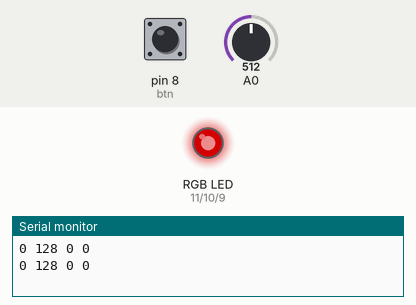
Recording of a sketch running on a simulated Arduino Uno, built with avr-gcc and run on an emulated ATmega328P. On the bench: an RGB LED mixed from three pins (HIGH = lit), the last lines printed to the serial monitor. Inputs (shaded band) come from the test bench; at power-on: A0 = 512, pin 8 (btn) LOW. Dim RGB values are drawn brighter than linear.

Above: at 1.8 s.
1.9 s: A0 set to 716
At 3.2 s:
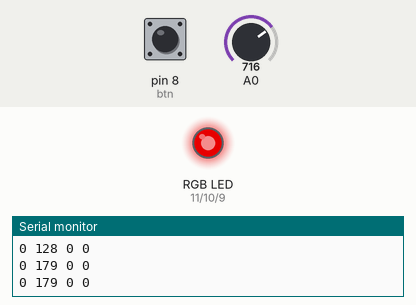
3.5 s: pin 8 (btn) pulled HIGH for 1.2 s
At 4.9 s:
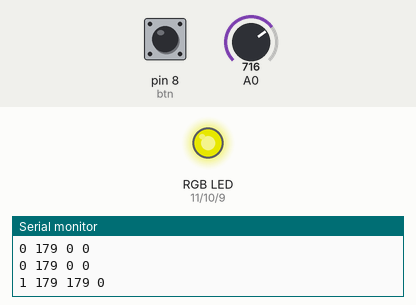
6.2 s: A0 set to 900
At 7.3 s:
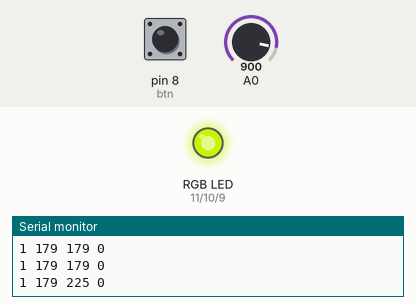
8.5 s: pin 8 (btn) pulled HIGH for 1.2 s
At 10.0 s:
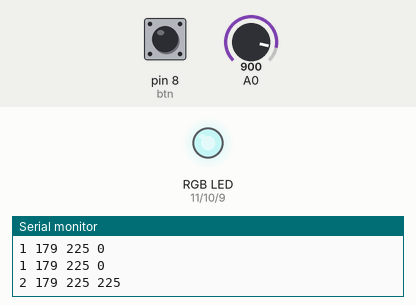
11.2 s: pin 8 (btn) pulled HIGH for 3.2 s
At 12.4 s:
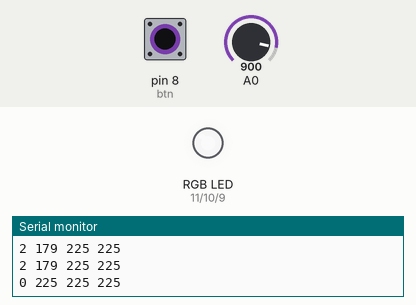
15.9 s: A0 set to 511
At 16.8 s:
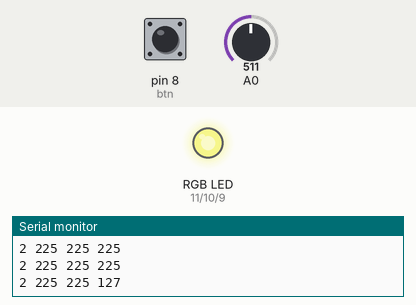
Timing chart, 0 to 18.5 s (numbered marks = the images above; inputs shaded):
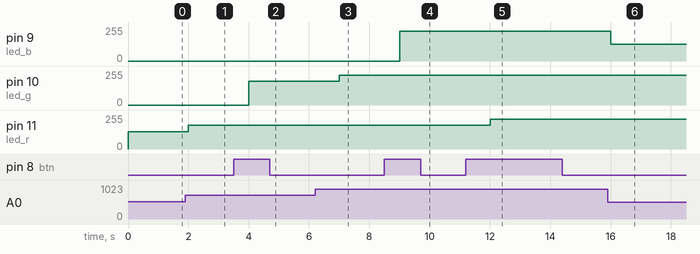

The sketch:

exam_0304.ino
```cpp
int btn_state =0;
int btn = 8;
int led_r = 11;
int led_g = 10;
int led_b = 9;
int brights[3] = {0,0,0};

void setup() {
  // put your setup code here, to run once:
  Serial.begin(9600);
  pinMode(btn, INPUT);
  pinMode(led_r, OUTPUT);
  pinMode(led_g, OUTPUT);
  pinMode(led_b, OUTPUT);
}

void loop() {
  // put your main code here, to run repeatedly:
//  int rand_r = random(255);
//  int rand_g = random(255);
//  int rand_b = random(255);
//
//  analogWrite(led_r,rand_r);
//  analogWrite(led_g,rand_g);
//  analogWrite(led_b,rand_b);
//  Serial.print(String(rand_r)+" "+String(rand_g)+" "+String(rand_b)+"\n");
//  delay(1000);
    int btn_input = digitalRead(btn);
    if(btn_input==1)
    {
      btn_state = (btn_state + 1)%3;
    }
    int bright = analogRead(A0)/4;
    brights[btn_state] = bright;
    analogWrite(led_r,brights[0]);
    analogWrite(led_g,brights[1]);
    analogWrite(led_b,brights[2]);
    Serial.println(String(btn_state)+" "+String(brights[0])+" "+String(brights[1])+" "+String(brights[2]));
    delay(1000);
}
```

Measured:
- after the input at 1.9 s, pin 11 (led_r): 128/255 → 179/255 after 0.10 s
- after the input at 3.5 s, pin 10 (led_g): 0/255 → 179/255 after 0.50 s
- after the input at 6.2 s, pin 10 (led_g): 179/255 → 225/255 after 0.80 s
- after the input at 8.5 s, pin 9 (led_b): 0/255 → 225/255 after 0.51 s
- after the input at 11.2 s, pin 11 (led_r): 179/255 → 225/255 after 0.81 s
- after the input at 15.9 s, pin 9 (led_b): 225/255 → 127/255 after 0.11 s
